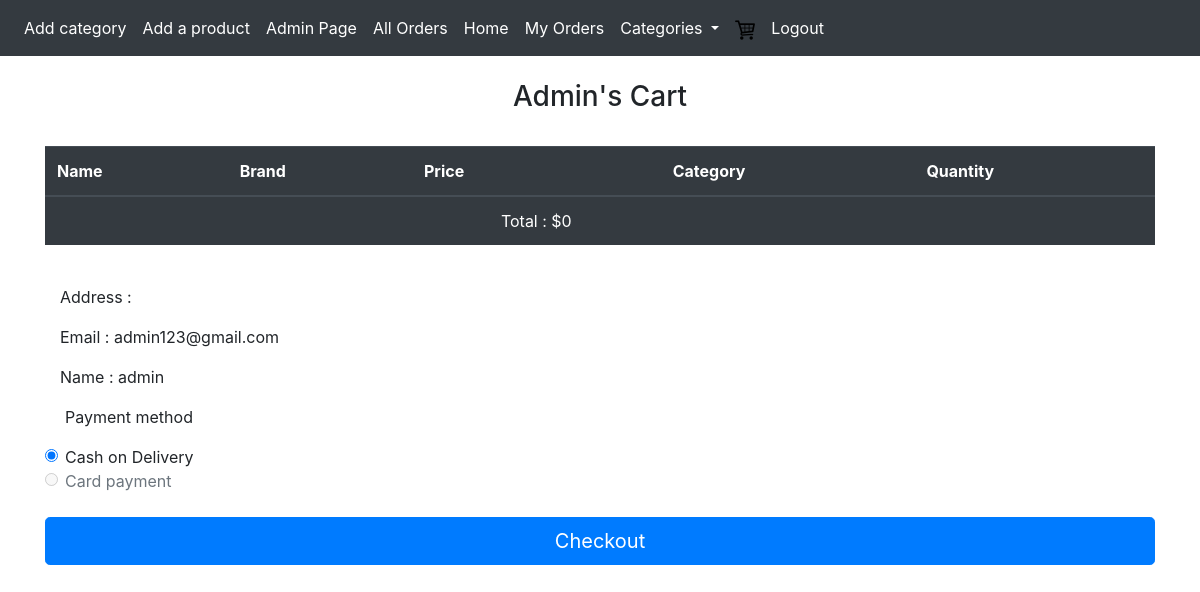
/checkout (signed in), run on the app's committed database.
### website/models.py (models this page shows)
class User(db.Model, UserMixin):
    id = db.Column(db.Integer,primary_key=True)
    email = db.Column(db.String(150), unique = True)
    password = db.Column(db.String(150))
    first_name = db.Column(db.String(150))
    address = db.Column(db.String(150))
    cart = db.relationship('Cart',uselist=False, cascade='all, delete-orphan')

### website/views.py (the view, shortened to what this page needs)
@views.route("/checkout",methods=['GET','POST'])
@login_required
def checkout():
    if request.method == "POST":
        data = request.form['flexRadioDefault']
        bought_products = Cart.query.filter_by(user_id=current_user.id).all()
        for product in bought_products:
            product_id = product.product_id
            quantity = product.quantity
            user_id = current_user.id
            order = Orders(product_id=product_id,quantity=quantity,user_id=user_id)
            product_main = Product.query.get(product_id)
            print(product_id)
            product_main.qty -= quantity
            db.session.add(order)
        d = Cart.query.filter_by(user_id = current_user.id).all()
        for i in d:
            db.session.delete(i)
        db.session.commit()
        return redirect(url_for("views.my_orders"))
    else:
        bought_products = Cart.query.filter_by(user_id=current_user.id).all()
        products = Product.query.all()
        categories = Category.query.all()
        data = []
        total = 0
        return render_template("checkout.html", user=current_user, data=data, total=total,categories=categories)

### website/__init__.py (called while the page is built)
def create_app():
    app = Flask(__name__)
    app.config['SECRET_KEY'] = "asdsadas"
    app.config["SQLALCHEMY_DATABASE_URI"] = f"sqlite:///{DB_NAME}"
    app.config["SQLALCHEMY_TRACK_MODIFICATIONS"] = False
    app.config['UPLOAD_FOLDER'] = UPLOAD_FOLDER
    db.init_app(app)
    from . import models
    create_database(app)
    from .models import User
    with app.app_context():
        admin = User.query.filter_by(first_name = "admin").first()
        if not admin:
            create_admin(User,db)
    from .views import views
    from .auth import auth
    app.register_blueprint(views, url_prefix="/" )
    app.register_blueprint(auth, url_prefix = "/" )
    login_manager = LoginManager()
    login_manager.login_view = "auth.login"
    login_manager.init_app(app)
    @login_manager.user_loader
    def load_user(id):
        return models.User.query.get(int(id))
    return app

### website/templates/checkout.html (shortened to what this page needs)
{% extends "base.html" %}
{% block content %}
<br />
<h3 align="center">{{user.first_name.capitalize()}}'s Cart</h3>
<br />
<table class="table table-dark">
    <thead>
      <tr>
        <th scope="col">Name</th>
        <th scope="col">Brand</th>
        <th scope="col">Price</th>
        <th scope="col">Category</th>
        <th scope="col">Quantity</th>
      </tr>
    </thead>
    <tbody>
        <tr>
            <td></td>
            <td></td>
            <td>Total : ${{total}}</td>
            <td></td>
            <td></td>
        </tr>
    </tbody>
</table>
<br />
<div class="container">
    <p>Address : {{user.address}}</p>
    <p>Email : {{user.email}}</p>
    <p>Name : {{user.first_name}}</p>
</div>
<form action="{{url_for('views.checkout')}}" method="POST">
    <div class="form-check">
        <p>Payment method</p>
        <input class="form-check-input" type="radio" name="flexRadioDefault" id="flexRadioDefault2" checked>
        <label class="form-check-label" for="flexRadioDefault2">
          Cash on Delivery
        </label>
        <br />
        <input class="form-check-input" type="radio" name="flexRadioDefault" id="flexRadioDefault2" disabled>
        <label class="form-check-label" for="flexRadioDefault3">
          Card payment
        </label>
    </div>
    <br />
    <input type="submit" class="btn btn-primary btn-lg btn-block" value="Checkout" />
</form>
{% endblock content %}

### website/static/css/cardss.css (style rules this page uses)
td { text-align: center; }
th { text-align: center; }

### website/templates/base.html (style rules this page uses)
th { "text-align: center;" }

### data on the page
User: first_name "Admin", email "admin123@gmail.com", first_name "admin"

### other printed values
{{ total }} "0"
